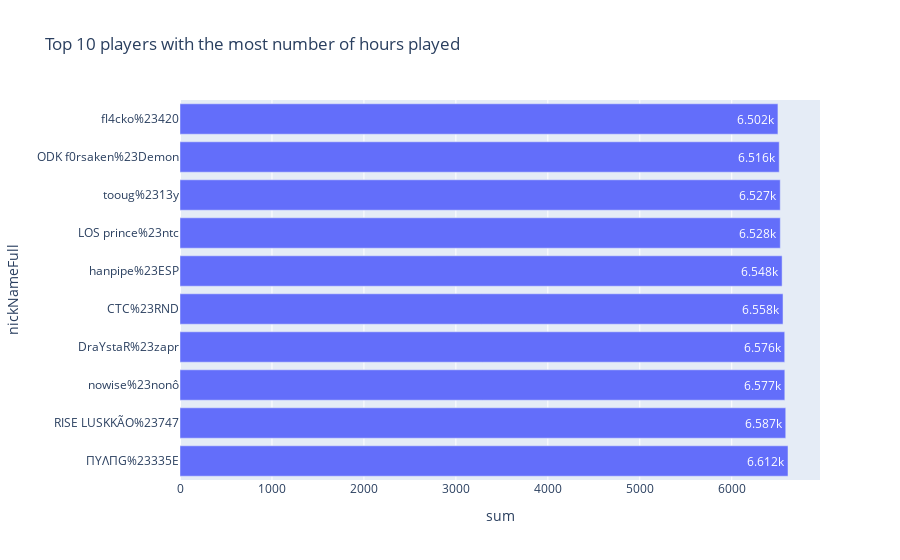

The notebook cell this image was saved under:
### Code cell
fig = px.bar(player_match_time_sum_plot, y='nickNameFull', x='sum', text_auto='.4s', orientation='h',
            title="Top 10 players with the most number of hours played")
fig.show()

### Figure 1 — Plotly figure (JSON) as saved in the notebook; plotly's stock layout.template omitted (floating-point values rounded to 4 significant figures)
{"data": [{"alignmentgroup": "True", "hovertemplate": "sum=%{x}<br>nickNameFull=%{y}<extra></extra>", "legendgroup": "", "marker": {"color": "#636efa", "pattern": {"shape": ""}}, "name": "", "offsetgroup": "", "orientation": "h", "showlegend": false, "textposition": "auto", "texttemplate": "%{x:.4s}", "type": "bar", "x": [6612.0, 6587.0, 6577.0, 6576.0, 6558.0, 6548.0, 6528.0, 6527.0, 6516.0, 6502.0], "xaxis": "x", "y": ["ПYΛПG%23335E", "RISE LUSKKÃO%23747", "nowise%23nonô", "DraYstaR%23zapr", "CTC%23RND", "hanpipe%23ESP", "LOS prince%23ntc", "tooug%2313y", "ODK f0rsaken%23Demon", "fl4cko%23420"], "yaxis": "y"}], "layout": {"barmode": "relative", "legend": {"tracegroupgap": 0}, "title": {"text": "Top 10 players with the most number of hours played"}, "xaxis": {"anchor": "y", "domain": [0, 1], "title": {"text": "sum"}}, "yaxis": {"anchor": "x", "domain": [0, 1], "title": {"text": "nickNameFull"}}}}
